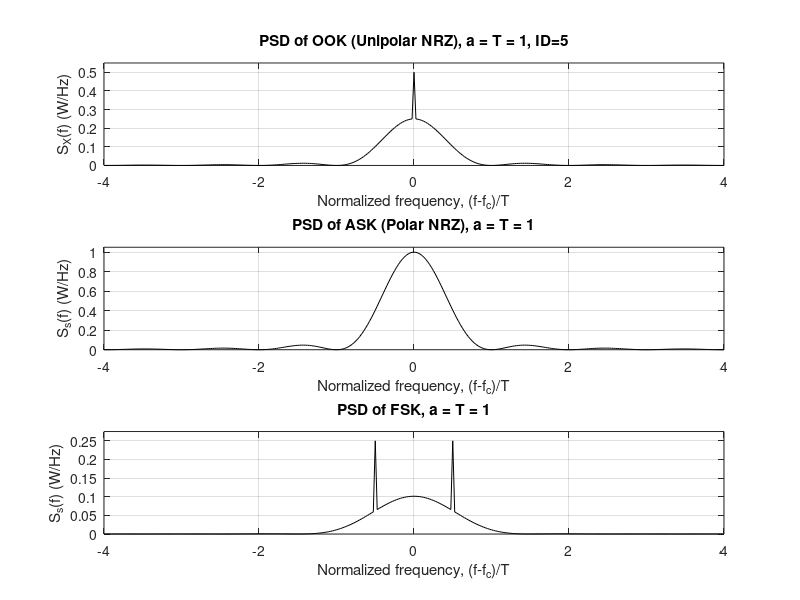

MATLAB code for this plot:
% Plot the power spectral densities of OOK, ASK and FSK
% Prelab work for lab experiment 4: Digital wireless transmission
% EE160. Fall 2021, San Jose State University. Modified Fall 2022

clear
seed = input('Enter your student ID: ');
rand('state',seed);

% Normalized frequency f/T
fT=-4:0.025:4;
a=1; T=1;

for i=1:length(fT)
    
    % OOK (Unipolar NRZ)
    S_up(i) = (a^2*T/4)*sinc(fT(i))^2;
    if fT(i) == 0
        S_up(i) = S_up(i) + a^2/4;
    end
    
    % ASK (Polar NRZ)
    S_p(i) = (a^2*T)*sinc(fT(i))^2; 
    
    % FSK 
    if fT(i) == -1/(2*T)
        S_f(i) = a^2/4; 
    elseif fT(i) == 1/(2*T)
        S_f(i) = a^2/4;
    else
        S_f(i) = (a^2*T/4)*( (2*a*cos(pi*fT(i))) / (pi*(1-(2*fT(i))^2)) )^2;
    end
    
end

figure
subplot(3,1,1)
plot(fT,S_up,'-k'), grid on, xlabel('Normalized frequency, (f-f_c)/T')
ylabel('S_X(f) (W/Hz)')
title(strcat('PSD of OOK (Unipolar NRZ), a = T = 1, ID=',num2str(mod(seed,1000))))
axis([-4 4 0 0.55])
subplot(3,1,2)
plot(fT,S_p,'-k'), grid on, xlabel('Normalized frequency, (f-f_c)/T')
ylabel('S_s(f) (W/Hz)'), title('PSD of ASK (Polar NRZ), a = T = 1')
axis([-4 4 0 1.05])
subplot(3,1,3)
plot(fT,S_f,'-k'), grid on, xlabel('Normalized frequency, (f-f_c)/T')
ylabel('S_s(f) (W/Hz)'), title('PSD of FSK, a = T = 1')
axis([-4 4 0 0.275])